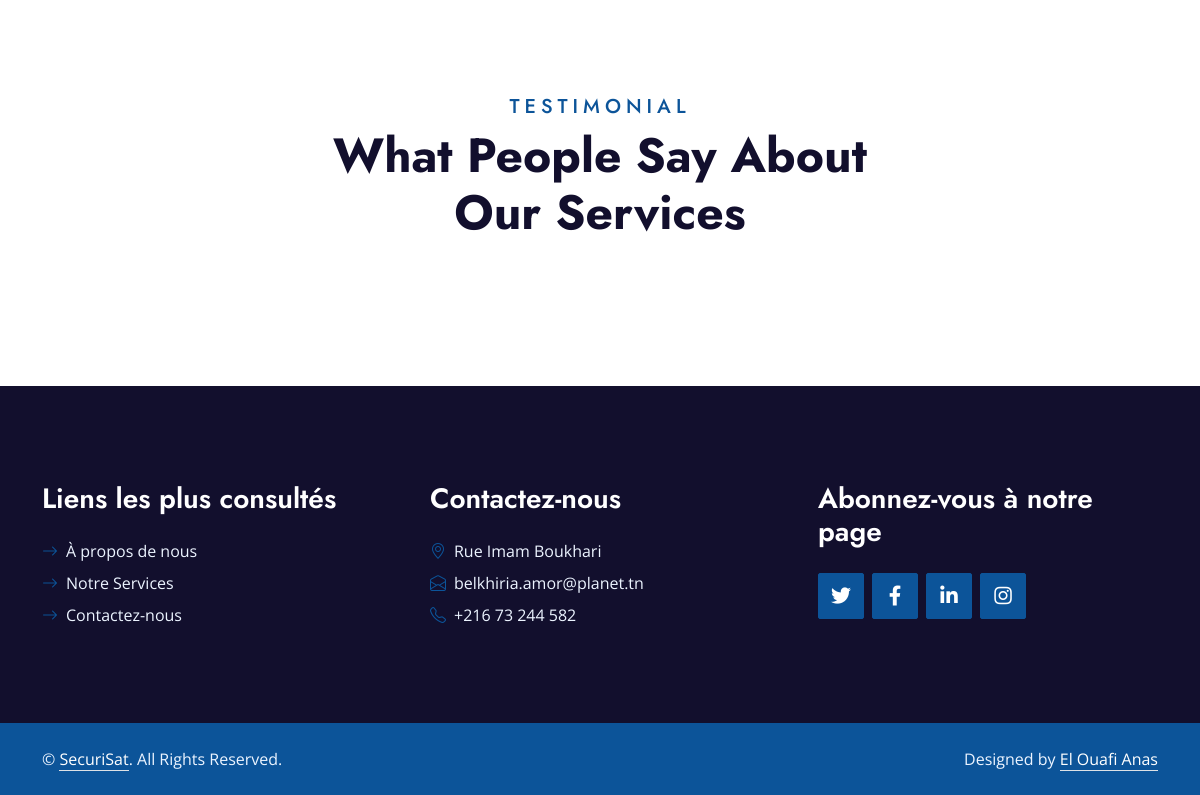
The page /about.php (lower part) on the database as committed earlier.
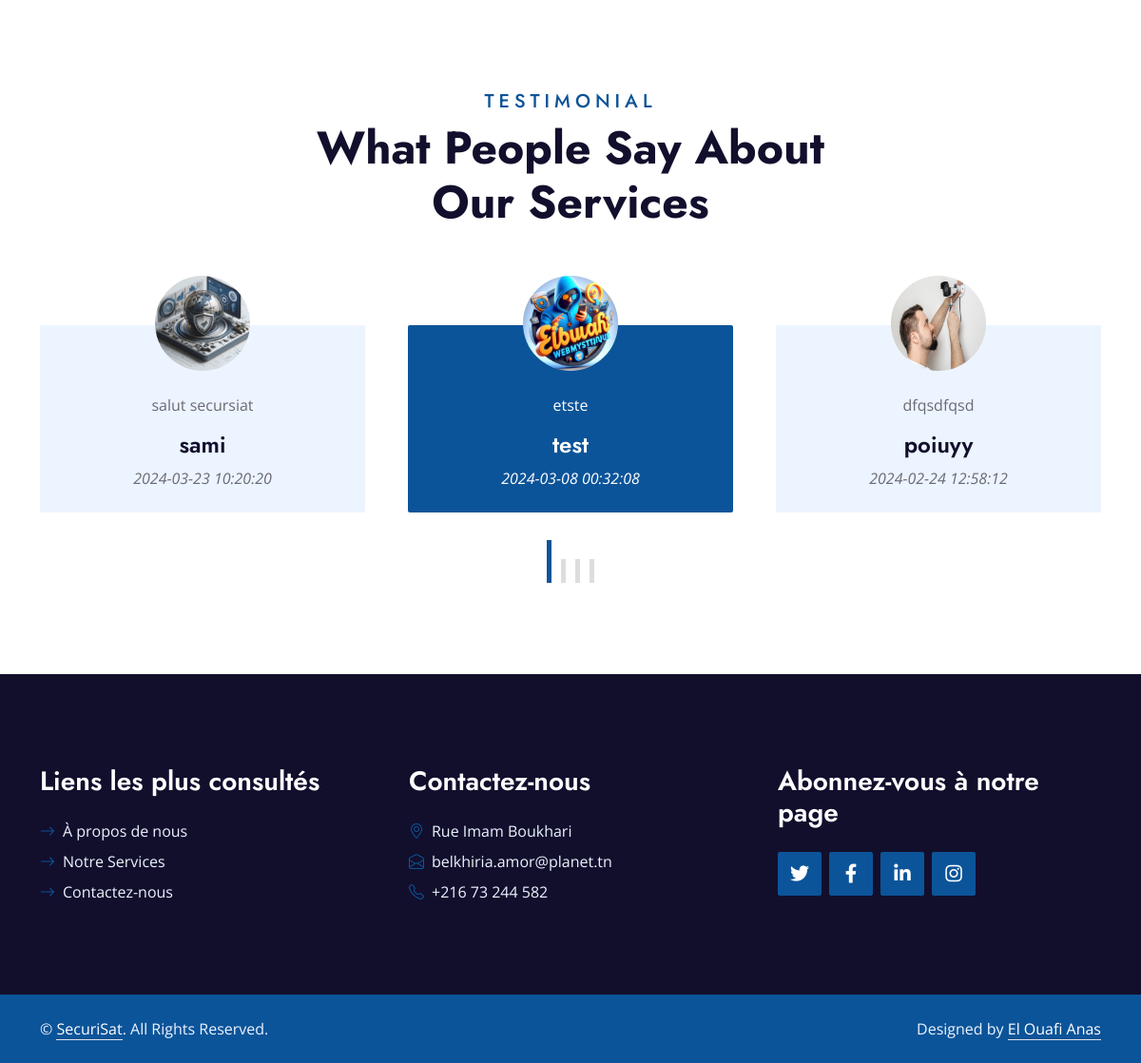
The same page on the database as committed later.
### tables this page shows
CREATE TABLE `temoingnages` (
  `id` int(11) NOT NULL,
  `name` varchar(50) NOT NULL,
  `review` text NOT NULL,
  `avatar` varchar(150) NOT NULL,
  `date` datetime NOT NULL
);

### includes/routes.php (called while the page is built, shortened)
<?php
$DatabaseController = new DatabaseController();
$db = $DatabaseController->getConnectionDB() ;
require_once 'admin/controllers/CommentController.php' ;
$CommentController = new CommentController($db);

### admin/controllers/commentController.php (called while the page is built, shortened)
<?php
class CommentController
{
    private $db;
    public function __construct($db)
    {
        $this->db = $db;
    }
    public function read()
    {
        $table = array();
        $query = mysqli_query($this->db, "SELECT * FROM `temoingnages`");
        while ($result = mysqli_fetch_array($query)) {$table[] = $result;}
        return $table;
    }
}

### includes/temoi.php (the view)
    <div class="container-fluid py-5 wow fadeInUp" data-wow-delay="0.1s">
        <div class="container">
            <div class="text-center mx-auto mb-5" style="max-width: 600px;">
                <h5 class="text-primary text-uppercase" style="letter-spacing: 5px;">Testimonial</h5>
                <h1 class="display-5 mb-0">What People Say About Our Services</h1>
            </div>
            <div class="owl-carousel testimonial-carousel">
            <?php
$AllComment = $CommentController->read();
foreach ($AllComment as $i => $Comment) :
?>
    <div class="text-center pb-4">
        <img class="img-fluid mx-auto rounded-circle" src="admin/assets/img/<?= $Comment["avatar"]; ?>" style="width: 100px; height: 100px;">
        <div class="testimonial-text bg-light rounded p-4 mt-n5">
            <p class="mt-5"> <?= $Comment["review"]; ?> </p>
            <h4 class="text-truncate"> <?= $Comment['name']; ?> </h4>
            <i><?= $Comment['date']; ?></i>
        </div>
    </div>
<?php endforeach ?>
            </div>
        </div>
    </div>

Rows that differ between the two databases and show on the page:
added temoingnages: avatar (picture), review "etste", name "test", date "2024-03-08 00:32:08"
added temoingnages: avatar (picture), review "dfqsdfqsd", name "poiuyy", date "2024-02-24 12:58:12"
added temoingnages: avatar (picture), review "salut secursiat", name "sami", date "2024-03-23 10:20:20"
